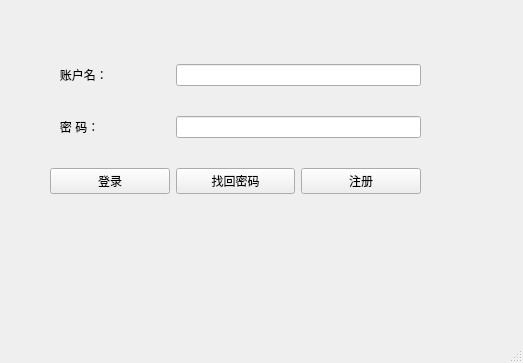
<?xml version="1.0" encoding="UTF-8"?>
<ui version="4.0">
 <class>LoginTest</class>
 <widget class="QMainWindow" name="LoginTest">
  <property name="geometry">
   <rect>
    <x>0</x>
    <y>0</y>
    <width>523</width>
    <height>363</height>
   </rect>
  </property>
  <property name="windowTitle">
   <string>MainWindow</string>
  </property>
  <widget class="QWidget" name="centralwidget">
   <widget class="QWidget" name="layoutWidget">
    <property name="geometry">
     <rect>
      <x>50</x>
      <y>40</y>
      <width>371</width>
      <height>181</height>
     </rect>
    </property>
    <layout class="QGridLayout" name="gridLayout">
     <item row="3" column="1">
      <widget class="QPushButton" name="findPassword">
       <property name="text">
        <string>找回密码</string>
       </property>
      </widget>
     </item>
     <item row="3" column="0">
      <widget class="QPushButton" name="loginIn">
       <property name="text">
        <string>登录</string>
       </property>
      </widget>
     </item>
     <item row="2" column="0">
      <widget class="QLabel" name="password">
       <property name="text">
        <string>   密 码：</string>
       </property>
      </widget>
     </item>
     <item row="2" column="1" colspan="2">
      <widget class="QLineEdit" name="inputPassword"/>
     </item>
     <item row="3" column="2">
      <widget class="QPushButton" name="register_2">
       <property name="text">
        <string>注册</string>
       </property>
      </widget>
     </item>
     <item row="0" column="0">
      <widget class="QLabel" name="login">
       <property name="text">
        <string>   账户名：</string>
       </property>
      </widget>
     </item>
     <item row="0" column="1" colspan="2">
      <widget class="QLineEdit" name="inputLogin"/>
     </item>
    </layout>
   </widget>
  </widget>
  <widget class="QMenuBar" name="menubar">
   <property name="geometry">
    <rect>
     <x>0</x>
     <y>0</y>
     <width>523</width>
     <height>23</height>
    </rect>
   </property>
  </widget>
  <widget class="QStatusBar" name="statusbar"/>
 </widget>
 <resources/>
 <connections/>
</ui>
